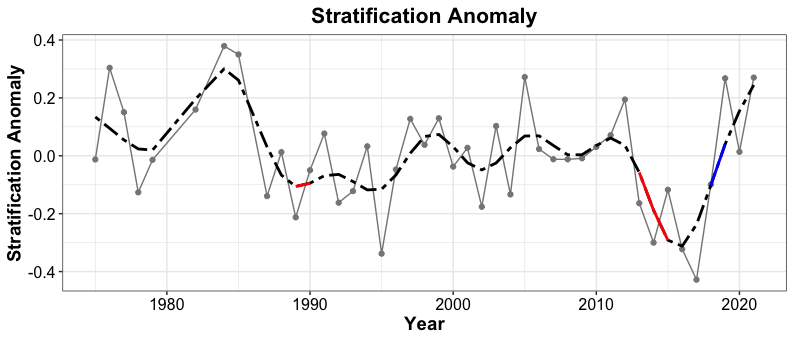

This figure's R source:
#####load required functions
#  You will need to download the functions from here https://gist.github.com/gavinsimpson/e73f011fdaaab4bb5a30

setwd("~/Desktop/NYB Indicators/Deriv")
source("Deriv.R")
library(mgcv)
library(ggplot2)
#library(mgcViz)


#######Load the datasets
setwd("~/Desktop/NYB Indicators/Final_timeseries")
BT<-read.csv("Strat_insitu_Nov_23_2021.csv", header = TRUE)
BT

# Your final time series is (hopefully) a dataframe with a column for the year 
# and a column for whatever the data variable is.  Here I give an example using 
# Hudson river mean flow data where one column is year and the other is flowrate

# Creat a GAM - adjust k and remember to check model
mod<- gam(Val ~ s(Year, k=15), data = BT)
summary(mod) #check out model
gam.check(mod)

pdata <- with(BT, data.frame(Year = Year))
p2_mod <- predict(mod, newdata = pdata,  type = "terms", se.fit = TRUE)
intercept = 2.391652e-16 # look at p2_mod and extract the intercept
pdata <- transform(pdata, p2_mod = p2_mod$fit[,1], se2 = p2_mod$se.fit[,1])

#  Now that we have the model prediction, the next step is to calculate the first derivative
#  Then determine which increases and decreases are significant
Term = "Year"
mod.d <- Deriv(mod, n=43) # n is the number of years
mod.dci <- confint(mod.d, term = Term)
mod.dsig <- signifD(pdata$p2_mod, d = mod.d[[Term]]$deriv,
                    +                    mod.dci[[Term]]$upper, mod.dci[[Term]]$lower)

# Take a quick look to make sure it appears ok before final plotting
plot(Val ~ Year, data = BT)
lines(Val ~ Year, data = BT)
lines(p2_mod+intercept ~ Year, data = pdata, type = "n")
lines(p2_mod+intercept ~ Year, data = pdata)
lines(unlist(mod.dsig$incr)+intercept ~ Year, data = pdata, col = "blue", lwd = 3)
lines(unlist(mod.dsig$decr)+intercept ~ Year, data = pdata, col = "red", lwd = 3)

linearMod<- lm(Val ~ Year, data=BT)
summary(linearMod)

ggplot() + 
  geom_line(data = BT, aes(x = Year, y = Val), color = 'grey53') +
  geom_point(data = BT, aes(x = Year, y = Val), color = 'gray53') + 
  #geom_smooth(data = BT, aes(x = Year, y = Val), method = lm, se = FALSE, color = 'black') + 
  geom_line(data=pdata, aes(x = Year, y = p2_mod+intercept), se = FALSE, color = 'black', linetype = 'twodash', size = 1) + 
  geom_line(data = pdata, aes(y = unlist(mod.dsig$incr)+intercept, x = Year), color = "blue", size = 1) + 
  geom_line(data = pdata, aes(y = unlist(mod.dsig$decr)+intercept, x = Year), color = 'red', size = 1) + 
  theme_bw() +
  labs (y = "Stratification Anomaly", x = 'Year', title = 'Stratification Anomaly') + 
  theme(plot.title=element_text(size = 16,face = 'bold',hjust = 0.5), axis.title=element_text(size = 14, face = 'bold'), axis.text= element_text(color = 'black', size = 12))
